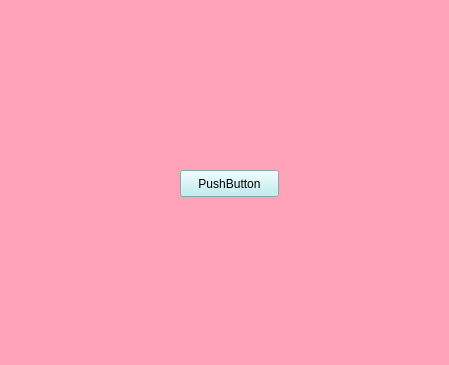
<?xml version="1.0" encoding="UTF-8"?>
<ui version="4.0">
 <class>Form</class>
 <widget class="QWidget" name="Form">
  <property name="geometry">
   <rect>
    <x>0</x>
    <y>0</y>
    <width>449</width>
    <height>365</height>
   </rect>
  </property>
  <property name="sizePolicy">
   <sizepolicy hsizetype="Preferred" vsizetype="Expanding">
    <horstretch>0</horstretch>
    <verstretch>0</verstretch>
   </sizepolicy>
  </property>
  <property name="windowTitle">
   <string>Form</string>
  </property>
  <property name="styleSheet">
   <string notr="true">background-color: rgb(255, 163, 184);</string>
  </property>
  <widget class="QPushButton" name="pushButton">
   <property name="geometry">
    <rect>
     <x>180</x>
     <y>170</y>
     <width>99</width>
     <height>27</height>
    </rect>
   </property>
   <property name="styleSheet">
    <string notr="true">background-color: rgb(182, 236, 239);</string>
   </property>
   <property name="text">
    <string>PushButton</string>
   </property>
  </widget>
 </widget>
 <resources/>
 <connections/>
</ui>
